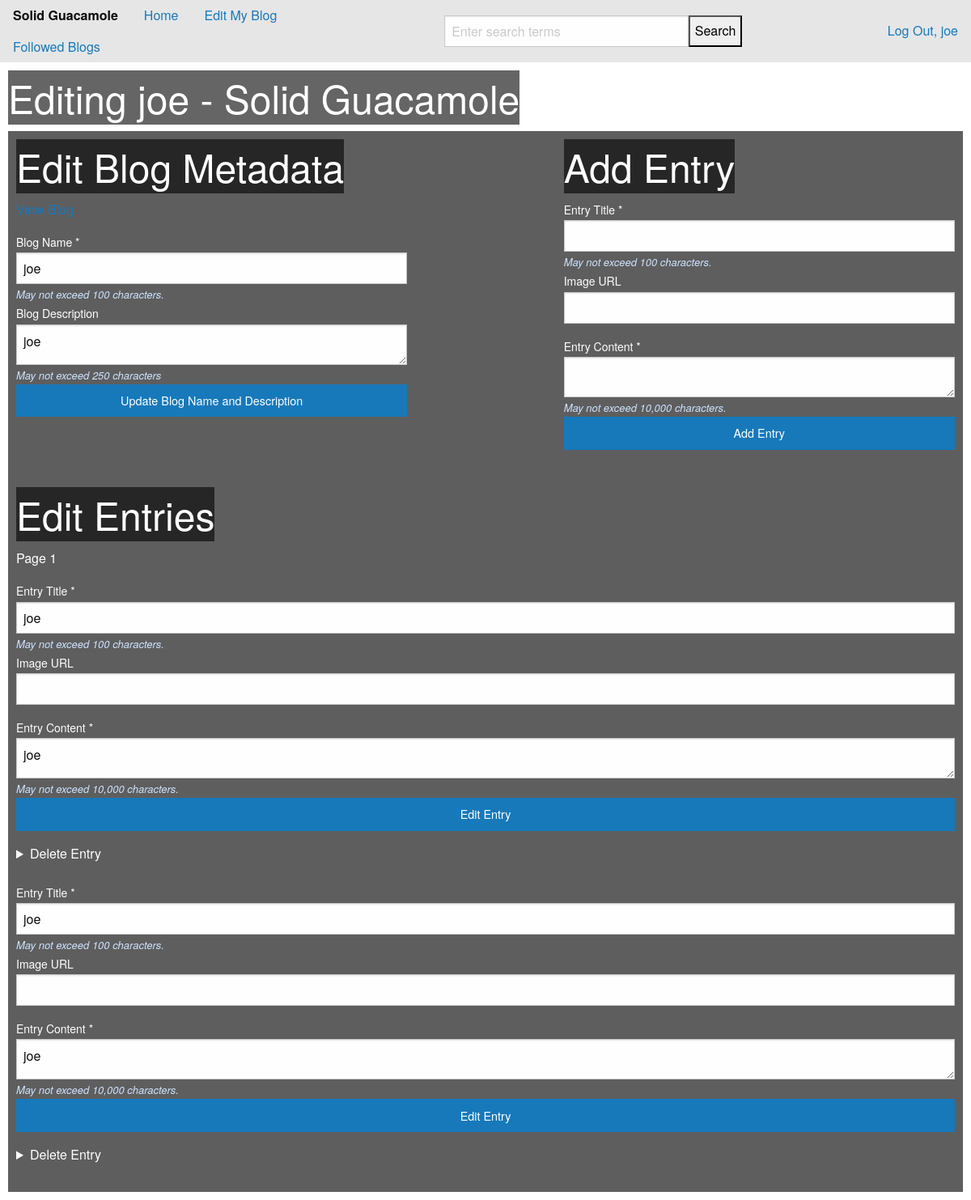
The app's page /edit-blog (signed in) with its own data.
### tables this page shows
CREATE TABLE users (id INTEGER PRIMARY KEY, username TEXT,
              password TEXT, blogname TEXT, blogdescription TEXT, time DATETIME);

CREATE TABLE entries (id INTEGER PRIMARY KEY,
              userID INTEGER, time DATETIME, title TEXT, post TEXT, pic TEXT);

### app/blog.py (the view, shortened to what this page needs)
@bp.route("/edit-blog/<int:pageNum>", methods=["GET", "POST"])
@bp.route("/edit-blog", defaults={'pageNum': 1}, methods=["GET", "POST"])
@login_required
def editBlog(pageNum):
    entries = pageEntries(blog_methods["getEntries"](blog_methods["getInfo"](session["username"], "id")), 10)
    if len(entries) < pageNum or pageNum < 1:
        pageNum = 1
    return render_template("blog/edit-blog.html", username=session["username"],
                            blogname=blog_methods["getInfo"](session["username"], "blogname"),
                            blogdescription=blog_methods["getInfo"](session["username"], "blogdescription"),
                            entries=entries, pageNum=pageNum)

### app/auth.py (called while the page is built)
def login_required(view):
    @functools.wraps(view)
    def wrapped_view(**kwargs):
        if g.user is None:
            return redirect(url_for('auth.login'))
        return view(**kwargs)
    return wrapped_view

@bp.before_app_request
def load_logged_in_user():
    username = session.get('username')
    if username is None:
        g.user = None
    else:
        g.user = get_db().execute(
            'SELECT * FROM users WHERE username = ?', (username,)
        ).fetchone()

### app/db_builder.py (called while the page is built)
def get_db():
    if 'db' not in g:
        g.db = sqlite3.connect(
            current_app.config['DATABASE'],
            detect_types=sqlite3.PARSE_DECLTYPES
        )
        g.db.text_factory = text_factory
        g.db.row_factory = sqlite3.Row
    return g.db

def pageEntries(entries, pageSize):
    pagedEntries = []
    for i in range(0, len(entries), pageSize):
        pagedEntries += [entries[i:min(i + pageSize, len(entries))]]
    return pagedEntries

def checkUsername(username):
    db = get_db()
    found = False
    for row in db.execute("SELECT * FROM users;"):
        found = found or (username == row[1])
    db.commit()
    return found

def getInfo(username, col):
    if checkUsername(username):
        db = get_db()
        info = db.execute("SELECT " + col + " FROM users WHERE username=?;", [username]).fetchone()[0]
        db.commit()
        return info
    return None

def getEntries(userID):
    db = get_db()
    entries = db.execute("SELECT * FROM entries WHERE userID=? ORDER BY time DESC;", [str(userID)]).fetchall()
    db.commit()
    return [dict(i) for i in entries]

### app/templates/blog/edit-blog.html (shortened to what this page needs)
{% extends 'base.html' %} {% block header %}
<h1>{% block title %}Editing {{ blogname }} - Solid Guacamole{% endblock %}</h1>
{% endblock %} {% block content %}
<body class="allpages">
	<div id="bloghome">
		<div class="grid-x fluid stacked-for-medium" id="stylemepls">
			<div class="containers cell medium-5">
				<h1 class="title">Edit Blog Metadata</h1>
				<a href="{{ url_for('blog.viewBlog', username=username) }}">View Blog</a></p>
				<form class="loginForm" action="{{ url_for('blog.editBlog') }}" method="POST">
					<label for="blogname">Blog Name <span class="required">*</span></label>
                    <input type="text" name="blogname" id="blogname" value="{{ blogname }}" required maxlength="100" />
                    <small class="help-text">May not exceed 100 characters.</small>
                    <br class = "spacing" />
                    <label for="blogdescription">Blog Description</label>
                    <textarea name="blogdescription" id="blogdescription" maxlength="250">{{ blogdescription }}</textarea></td></tr>
                    <small class="help-text">May not exceed 250 characters</small>
                    <br class = "spacing" />
                    <input name="blog" type="submit" class="primary button expanded search-button" value="Update Blog Name and Description" />
                </form>
            </div>
        <div class="containers cell medium-5 medium-offset-2">
            <h1 class="title">Add Entry</h1>
            <form class="loginForm" action="{{ url_for('blog.editBlog') }}" method="POST">
                <label for="title1">Entry Title <span class="required">*</span></label>
                <input type="text" name="title" id="title1" value="{{ entrytitle }}" required maxlength="100" />
                <small class="help-text">May not exceed 100 characters.</small>
                <br class = "spacing" />
                <label for="pic1">Image URL</label>
                <input type="url" name="pic" id="pic1" />
                <label for="content1">Entry Content <span class="required">*</span></label>
                <textarea name="content" id="blogname" value="{{ blogname }}" required maxlength="10000" ></textarea>
                <small class="help-text">May not exceed 10,000 characters.</small>
                <br class = "spacing" />
                <input name="addEntry" type="submit" class="primary button expanded search-button" value="Add Entry" />
            </form>
        </div>
        <div class="containers cell medium-12" id="editentriessection">
            <h1 class="title">Edit Entries</h1>
            {% if not entries %}
                <h3>You don't have any entries for this blog...</h3>
        </div>
    </div>
                {% else %}
                    <div class="pages">
                        {% for page in entries %}
                            {% if loop.index != pageNum %}
                                <a href="{{ url_for('blog.editBlog', pageNum=loop.index) }}">Page {{loop.index}}</a>
                            {% else %}
                                <p>Page {{loop.index}}</p>
                            {% endif %}
                        {% endfor %}
                    </div>
            </div>
            <div class="containers entries cell medium-12">
                    {% for entry in entries[pageNum - 1] %}
                        <form class="containers loginForm" action="{{ url_for('blog.editEntries', entryID=entry['id']) }}" method="POST">
                            <label for="title2">Entry Title <span class="required">*</span></label>
                            <input type="text" name="title" id="title1" value="{{ entry['title'] }}" maxlength="100" />
                            <small class="help-text">May not exceed 100 characters.</small>
                            <br class = "spacing" />
                            <label for="pic2">Image URL</label>
                            <input type="url" name="pic" id="pic1" value="{{ entry['pic'] }}" />
                            <label for="content2">Entry Content <span class="required">*</span></label>
                            <textarea name="content" id="content2" required maxlength="10000">{{ entry['post'] }}</textarea>
                            <small class="help-text">May not exceed 10,000 characters.</small>
                            <br class = "spacing" />
                            <input name="editEntry" type="submit" class="primary button expanded search-button" value="Edit Entry" />
                            <details>
                                <summary>Delete Entry</summary>
                            </details>
                        </form>
                        <br class = "spacing" />
                    {% endfor %}
            </div>
                {% endif %}
        </div>
    </body>
{% endblock %}

### app/static/styles.css (style rules this page uses)
.help-text { color: rgb(205, 227, 255); }
.allpages { background: url("https://scottchoucino.com/wp-content/uploads/2016/12/ScottChoucino-1-1.jpg") no-repeat center center fixed; -webkit-background-size: cover; -moz-background-size: cover; -o-background-size: cover; background-size: cover; }
.allpages h1 { display: table; color: white; background-color: rgba(0, 0, 0, 0.603); }
.title { color: white; }
div.containers form label { color: white; }
div#stylemepls { background-color: rgba(54, 54, 54, 0.8); padding: 10px 10px 10px 10px; color: white; }
#stylemepls small.help-text { margin-top: 0px; margin-bottom: 40px; }
div#editentriessection { margin-top: 30px; }
#stylemepls input[type="text"], #stylemepls textarea { margin-bottom: 0px; }

### records on screen
users: blogname "joe", blogdescription "joe"
entries: title "joe", content "joe"
entries: title "joe", content "joe"

### other values on screen
{{ username }} "joe"
